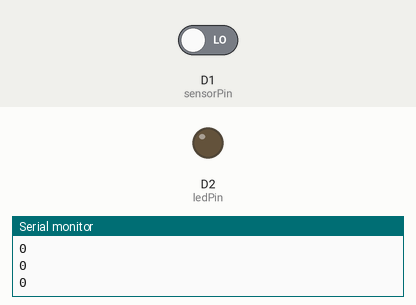
Simulated run of this sketch. Board: ESP8266 (NodeMCU). Parts: output pins drawn as LEDs (lit = HIGH), the last lines printed to the serial monitor. The inputs (shaded band) are chosen by the test bench; at power-on: D1 (sensorPin) LOW.

Above: at 1.2 s.
1.3 s: D1 (sensorPin) driven HIGH
At 1.7 s:
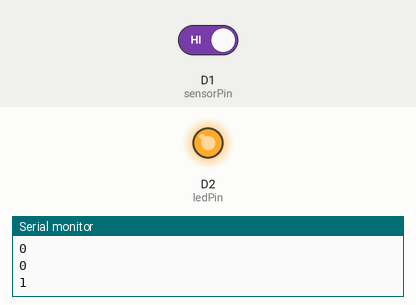
Timing chart, 0 to 4.3 s (numbered marks = the images above; inputs shaded):
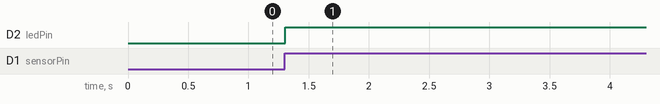

The sketch:

HongWaiLed.ino
```cpp
const int sensorPin = D1; //定义SR501人体红外的引脚
const int ledPin = D2;    //定义LED灯的引脚
int sensorValue = 0;      //声明传感器数据变量

void setup()
{
  Serial.begin(9600);
  pinMode(ledPin, OUTPUT);
  digitalWrite(ledPin,LOW);
  pinMode(sensorPin, INPUT);
}

void loop()
{
  sensorValue = digitalRead(sensorPin);   //读取传感器数据
  Serial.println(sensorValue);
  if(sensorValue == 1){                 //判断是否有人接近
      digitalWrite(ledPin,HIGH);         //点亮LED灯
      delay(60000);                      //延时60秒
      digitalWrite(ledPin,LOW);          //关闭LED灯
  }
}
```

Measured:
- after the input at 1.3 s, D2 (ledPin): LOW → HIGH at once
